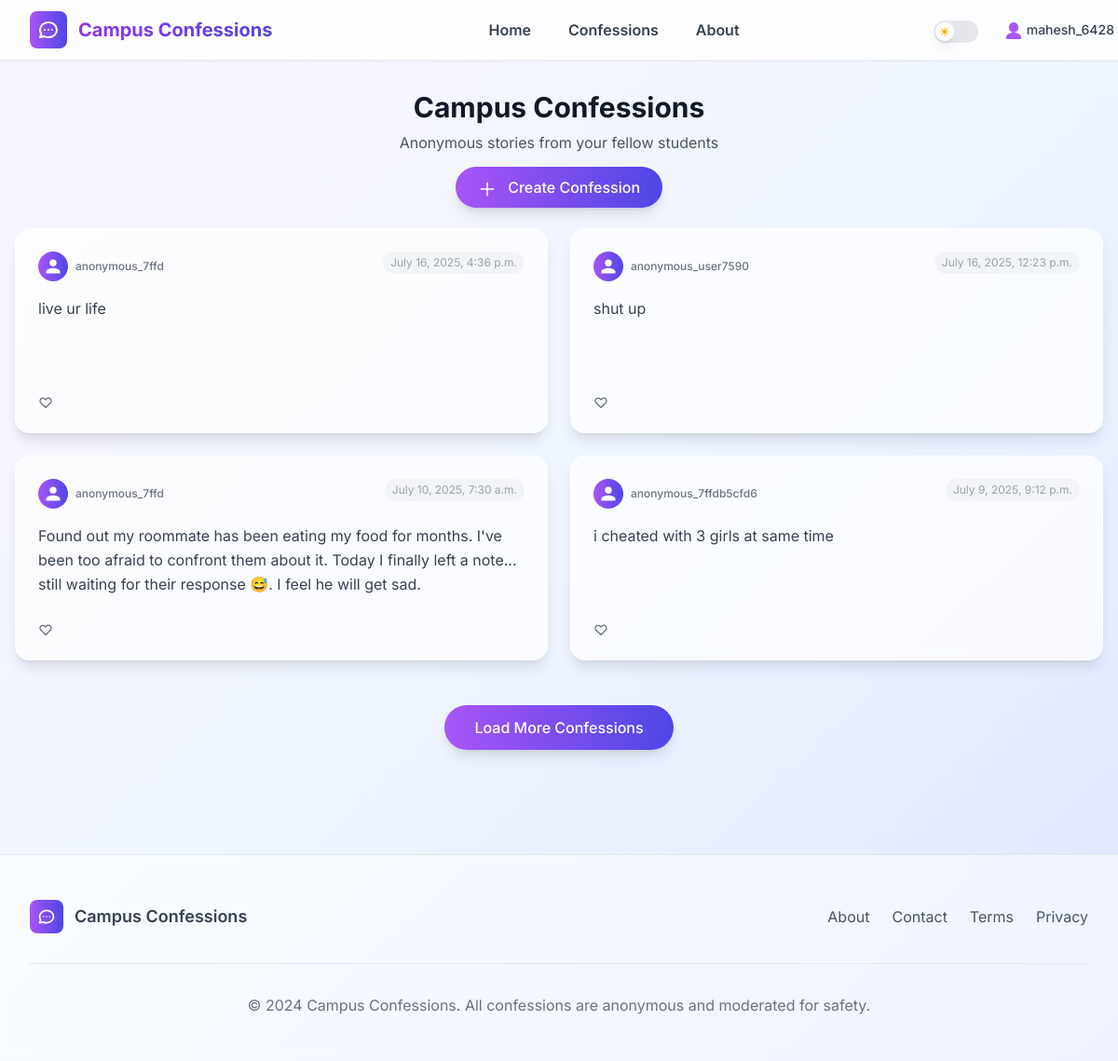
Page /confessions/confessions/ (signed in) on the committed database.
### confessions/models.py (models this page shows, shortened)
class Confession(models.Model):
    user = models.ForeignKey(User, on_delete=models.CASCADE)
    content = models.TextField()
    created_at = models.DateTimeField(auto_now_add=True)
    likes = models.PositiveIntegerField(default=0)

### accounts/models.py (models this page shows, shortened)
class Profile(models.Model):
    user = models.OneToOneField(User, on_delete=models.CASCADE)
    college = models.CharField(max_length=100)
    anonymous_id = models.CharField(max_length=100, unique=True, blank=True, null=True, help_text="A unique anonymous ID for the user.")

### confessions/views.py (the view)
# urls.py: path("confessions/",include("confessions.urls"))
def confessions(request):
    all_confessions=Confession.objects.all().order_by('-created_at')
    if request.GET.get("create"):
        return render(request, 'confessions/confessions.html',
                      {"confessions":all_confessions,
                       "show_modal":True,
                       "confession":None})
    if request.GET.get("edit"):
        confession=Confession.objects.get(id=request.GET.get("edit"))
        return render(request, 'confessions/confessions.html',
                      {"confessions":all_confessions,
                       "show_modal":True,
                       "confession":confession})
    return render(request, 'confessions/confessions.html',{"confessions":all_confessions})

### templates/confessions/confessions.html (shortened to what this page needs)
{% extends "base.html" %}
{% block content %}
<div class="max-w-7xl mx-auto px-2 sm:px-4 md:px-6 lg:px-4 xl:px-0 py-8">
    <div class="text-center mb-8">
        <h1 class="text-3xl font-bold text-gray-900 dark:text-white mb-2">Campus Confessions</h1>
        <p class="text-gray-600 dark:text-gray-400 mb-6">Anonymous stories from your fellow students</p>
             <a href="?create=true" type="submit" id="createConfessionBtn" class="bg-gradient-to-r from-purple-500 to-indigo-600 text-white px-6 py-3 rounded-full font-medium hover:from-purple-600 hover:to-indigo-700 transform hover:scale-105 transition-all duration-200 shadow-lg hover:shadow-xl">
                 <svg class="w-5 h-5 inline-block mr-2" fill="none" stroke="currentColor" viewBox="0 0 24 24">
                     <path stroke-linecap="round" stroke-linejoin="round" stroke-width="2" d="M12 4v16m8-8H4"/>
                 </svg>
                 Create Confession
             </a>
    </div>
    <div class="grid grid-cols-1 lg:grid-cols-2 gap-6">
        {% for confession in confessions %}
        <div class="confession-card bg-white/70 dark:bg-gray-800/70 backdrop-blur-sm rounded-2xl p-6 shadow-lg hover:shadow-2xl dark:hover:shadow-purple-500/10 transition-all duration-300 transform hover:-translate-y-2 border border-white/50 dark:border-gray-700/50 hover:border-purple-200 dark:hover:border-purple-500/30 flex flex-col h-full min-h-[220px]">
            <div class="flex-1 flex flex-col">
                <div class="flex items-start justify-between mb-4">
                    <div class="flex items-center space-x-2">
                        <div class="w-8 h-8 bg-gradient-to-r from-purple-500 to-indigo-600 rounded-full flex items-center justify-center">
                            <svg class="w-5 h-5 text-white" fill="currentColor" viewBox="0 0 24 24">
                                <path d="M12 12c2.7 0 4.5-1.8 4.5-4.5S14.7 3 12 3 7.5 4.8 7.5 7.5 9.3 12 12 12zm0 2c-3 0-9 1.5-9 4.5V21h18v-2.5c0-3-6-4.5-9-4.5z"/>
                            </svg>
                        </div>
                        <span class="text-xs text-gray-500 dark:text-gray-400 font-medium">{{confession.user.profile.anonymous_id}}</span>
                    </div>
                    <span class="text-xs text-gray-400 dark:text-gray-500 bg-gray-100 dark:bg-gray-700 px-2 py-1 rounded-full transition-colors duration-300">{{confession.created_at}}</span>
                </div>
                <p class="text-gray-700 dark:text-gray-200 leading-relaxed transition-colors duration-300">
                    {{confession.content}}
                </p>
            </div>
            <div class="mt-4 flex items-center justify-between">
                <div class="flex items-center space-x-2">
                    <button class="flex items-center space-x-1 text-gray-500 dark:text-gray-400 hover:text-red-500 dark:hover:text-red-400 transition-colors group">
                    </button>
                </div>
            </div>
        </div>
        {% endfor %}
    </div>
    <div class="text-center mt-12">
        <button class="bg-gradient-to-r from-purple-500 to-indigo-600 text-white px-8 py-3 rounded-full font-medium hover:from-purple-600 hover:to-indigo-700 transform hover:scale-105 transition-all duration-200 shadow-lg hover:shadow-xl">
            Load More Confessions
        </button>
    </div>
</div>
{% endblock %}

### templates/base.html (shortened to what this page needs)
<!DOCTYPE html>
<html lang="en">
</head>
    <script src="https://cdn.tailwindcss.com"></script>
    {% load static %}
    <link rel="stylesheet" href="{% static 'css/main.css' %}">
</head>
<body class="font-inter bg-gradient-to-br from-purple-50 via-blue-50 to-indigo-100 dark:from-black dark:via-slate-900 dark:to-black min-h-screen transition-all duration-300">
    <nav class="bg-white/80 dark:bg-slate-800 backdrop-blur-md shadow-sm sticky top-0 z-50 border-b border-purple-100 dark:border-purple-800 transition-all duration-300">
        <div class="max-w-7xl mx-auto px-4 sm:px-6 lg:px-8">
            <div class="flex justify-between items-center h-16">
                <div class="flex items-center">
                    <div class="flex-shrink-0 flex items-center">
                        <div class="bg-gradient-to-r from-purple-500 to-indigo-600 rounded-lg p-2 mr-3">
                        </div>
                        <h1 class="text-xl font-bold bg-gradient-to-r from-purple-600 to-indigo-600 bg-clip-text text-transparent">
                        </h1>
                    </div>
                </div>
                <div class="hidden md:block flex-1">
                    <div class="ml-10 flex flex-wrap items-center gap-x-4 gap-y-2 justify-center md:justify-between w-full">
                        <div class="flex flex-wrap gap-x-4 gap-y-2 items-center justify-center md:justify-center flex-1">
                            <a href="{% url 'home' %}" class="text-gray-700 dark:text-gray-300 hover:text-purple-600 dark:hover:text-purple-400 px-3 py-2 rounded-md text-base font-semibold transition-colors duration-200">Home</a>
                            <a href="{% url 'confession' %}" class="text-gray-700 dark:text-gray-300 hover:text-purple-600 dark:hover:text-purple-400 px-3 py-2 rounded-md text-base font-semibold transition-colors duration-200">Confessions</a>
                            <a href="#about" class="text-gray-700 dark:text-gray-300 hover:text-purple-600 dark:hover:text-purple-400 px-3 py-2 rounded-md text-base font-semibold transition-colors duration-200">About</a>
                        </div>
                        <button id="theme-toggle" class="relative flex items-center justify-center w-12 h-6 bg-gray-200 dark:bg-gray-700 rounded-full transition-all duration-300 hover:scale-105 focus:outline-none focus:ring-2 focus:ring-purple-500 focus:ring-offset-2 dark:focus:ring-offset-gray-800 align-middle self-center order-2 md:order-none" aria-label="Toggle theme" style="min-width:3rem; min-height:1.5rem; top:0.1rem; position:relative;">
                            <div id="theme-toggle-dot" class="absolute flex items-center justify-center w-5 h-5 bg-white dark:bg-gray-800 rounded-full shadow-lg transform transition-all duration-300 -translate-x-3 dark:translate-x-3">
                            </div>
                        </button>
                        {% if request.user.is_authenticated %}
                        <div class="relative group flex items-center self-center order-3 md:order-none">
                            <div class="flex items-center text-gray-700 dark:text-gray-300 hover:text-purple-600 dark:hover:text-purple-400 px-3 py-2 rounded-md text-sm font-medium transition-colors duration-200 cursor-pointer">
                                <svg class="w-5 h-5 mr-1 text-purple-500" fill="currentColor" viewBox="0 0 20 20">
                                    <path d="M10 2a5 5 0 015 5v1a5 5 0 01-10 0V7a5 5 0 015-5zm0 11c-4.418 0-8 2.239-8 5v1a1 1 0 001 1h14a1 1 0 001-1v-1c0-2.761-3.582-5-8-5z"/>
                                </svg>
                                <span class="hidden md:inline">{{request.user.username}}</span>
                            </div>
                        </div>
                        {% endif %}
                    </div>
                </div>
            </div>
        </div>
    </nav>
    <main>
        {% block content %}
        {% endblock %}
    </main>
    <footer class="bg-white/50 dark:bg-gray-800/50 backdrop-blur-sm border-t border-gray-200 dark:border-gray-700 mt-20 transition-all duration-300">
        <div class="max-w-7xl mx-auto px-4 sm:px-6 lg:px-8 py-12">
            <div class="flex flex-col md:flex-row justify-between items-center">
                <div class="flex items-center mb-4 md:mb-0">
                    <div class="bg-gradient-to-r from-purple-500 to-indigo-600 rounded-lg p-2 mr-3">
                    </div>
                    <span class="text-lg font-semibold text-gray-700 dark:text-gray-300">Campus Confessions</span>
                </div>
                <div class="flex space-x-6">
                    <a href="#" class="text-gray-600 dark:text-gray-400 hover:text-purple-600 dark:hover:text-purple-400 transition-colors duration-200">About</a>
                    <a href="#" class="text-gray-600 dark:text-gray-400 hover:text-purple-600 dark:hover:text-purple-400 transition-colors duration-200">Contact</a>
                    <a href="#" class="text-gray-600 dark:text-gray-400 hover:text-purple-600 dark:hover:text-purple-400 transition-colors duration-200">Terms</a>
                    <a href="#" class="text-gray-600 dark:text-gray-400 hover:text-purple-600 dark:hover:text-purple-400 transition-colors duration-200">Privacy</a>
                </div>
            </div>
            <div class="mt-8 pt-8 border-t border-gray-200 dark:border-gray-700 text-center">
                <p class="text-gray-500 dark:text-gray-400">
                    © 2024 Campus Confessions. All confessions are anonymous and moderated for safety.
                </p>
            </div>
        </div>
    </footer>
</body>
</html>

### static/css/main.css (style rules this page uses)
* { transition-property: color, background-color, border-color, text-decoration-color, fill, stroke, opacity, box-shadow, transform, filter, backdrop-filter; transition-timing-function: cubic-bezier(0.4, 0, 0.2, 1); transition-duration: 200ms; }
#theme-toggle-dot, #mobile-theme-toggle-dot { transition: transform 0.3s cubic-bezier(0.4, 0, 0.2, 1); }
.backdrop-blur-sm { backdrop-filter: blur(4px); }
.backdrop-blur-md { backdrop-filter: blur(12px); }
.bg-clip-text { background-clip: text; -webkit-background-clip: text; -webkit-text-fill-color: transparent; }

### rows in the picture
Confession: user.profile.anonymous_id "anonymous_7ffd", created_at "July 16, 2025, 4:36 p.m.", content "live ur life"
Confession: user.profile.anonymous_id "anonymous_user7590", created_at "July 16, 2025, 12:23 p.m.", content "shut up"
Confession: user.profile.anonymous_id "anonymous_7ffd", created_at "July 10, 2025, 7:30 a.m.", content "Found out my roommate has been eating my food for months. I've been too afraid to confront them about it. Today I finally left a note... still waiting for their response 😅. I feel he will get sad."
Confession: user.profile.anonymous_id "anonymous_7ffdb5cfd6", created_at "July 9, 2025, 9:12 p.m.", content "i cheated with 3 girls at same time"

### other values in the picture
{{ request.user.username }} "mahesh_6428"
